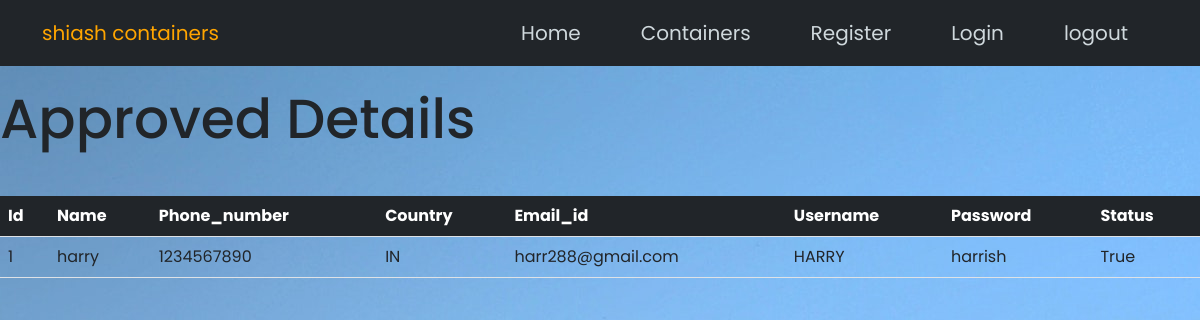
/approved/, run on the app's committed database.
### bestlease/models.py (models this page shows)
class register(models.Model):
    Name = models.CharField(max_length=30,blank=False, null=False)
    Phone_number = models.CharField(max_length=30,blank=False, null=False)
    Country = models.CharField(max_length=30,blank=False, null=False)
    Email_id = models.CharField(max_length=40,blank=False, null=False)
    Username = models.CharField(max_length=30,blank=False, null=False)
    Password = models.CharField(max_length=10,blank=False, null=False)
    Status = models.BooleanField(default=False)

### bestlease/views.py (the view)
# urls.py: path('approved/', views.approved),
def approved(request):
    details = register.objects.filter(Status=True)
    return render(request,'approvedetails.html',{'value':details})

### templates/approvedetails.html (shortened to what this page needs)
 <!DOCTYPE html>
<html lang="en">
<head>
    <link rel="stylesheet" href="https://cdnjs.cloudflare.com/ajax/libs/font-awesome/4.7.0/css/font-awesome.min.css">
    <link href="https://cdn.jsdelivr.net/npm/bootstrap@5.2.2/dist/css/bootstrap.min.css" rel="stylesheet">
    <link rel="stylesheet" href="../static/css/style.css">
</head>
<body class="bodybg">
    <header>
    <nav class="navbar navbar-expand-lg navbar-dark bg-dark" id="nav" style="font-color:white;">
        <div class="container">
          <a class="navbar-brand" id="logo" href="http://127.0.0.1:8000/" style="color:orange;">
            shiash containers</a>
        <div class="collapse navbar-collapse" id="navbarNav">
          <ul class="navbar-nav ms-auto" id="navtxt">
            <li class="nav-item active">
              <a class="nav-link" href="http://127.0.0.1:8000/"> Home </a>
            </li>
            <li class="nav-item active">
                <a class="nav-link" href="http://127.0.0.1:8000/"> Containers </a>
              </li>
            <li class="nav-item">
              <a class="nav-link" href="http://127.0.0.1:8000/register/"> Register</a>
            </li>
            <li class="nav-item">
              <a class="nav-link" href="http://127.0.0.1:8000/userlogin/"> Login</a>
            </li>
            <li class="nav-item">
                <a class="nav-link" href="http://127.0.0.1:8000/userlogin/"> logout</a>
              </li>
          </ul>
        </div>
        </div>
      </nav>
    </header>
<h1>Approved Details</h1><br>
<table class="table">
  <thead class="thead-dark text-white bg-dark">
      <tr>
        <th scope="col">Id</th>
        <th scope="col">Name</th>
        <th scope="col">Phone_number</th>
        <th scope="col">Country</th>
        <th scope="col">Email_id</th>
        <th scope="col">Username</th>
        <th scope="col">Password</th>
        <th scope="col">Status</th>
      </tr>
    </thead>
    <tbody>
        {%for i in value %}
      <tr>
        <td>{{i.id}}</td>
        <td>{{i.Name}}</td>
        <td>{{i.Phone_number}}</td>
        <td>{{i.Country}}</td>
        <td>{{i.Email_id}}</td>
        <td>{{i.Username}}</td>
        <td>{{i.Password}}</td>
        <td>{{i.Status}}</td>
        {%endfor%}
      </tr>
    </tbody>
  </table>
</body>
</html>

### static/css/style.css (style rules this page uses)
.navbar-nav li { padding:0px 20px 0px 20px; }
h1 { color:gradient ; margin: 20px 0px 20px; font-size: 55px; }
* { padding: 0; margin: 0; font-family: 'Poppins', sans-serif; box-sizing: border-box; }
.bodybg { background-image:url('../picture/home-bg.jpg'); }
#navbarNav a { line-height:30px; background: none; color: #CFD8DC; font-size: 20px; padding: 10px; text-decoration: none; }

### data on the page
register: id "1", Name "harry", Phone_number "1234567890", Country "IN", Email_id "harr288@gmail.com", Username "HARRY", Password "harrish", Status "True"
